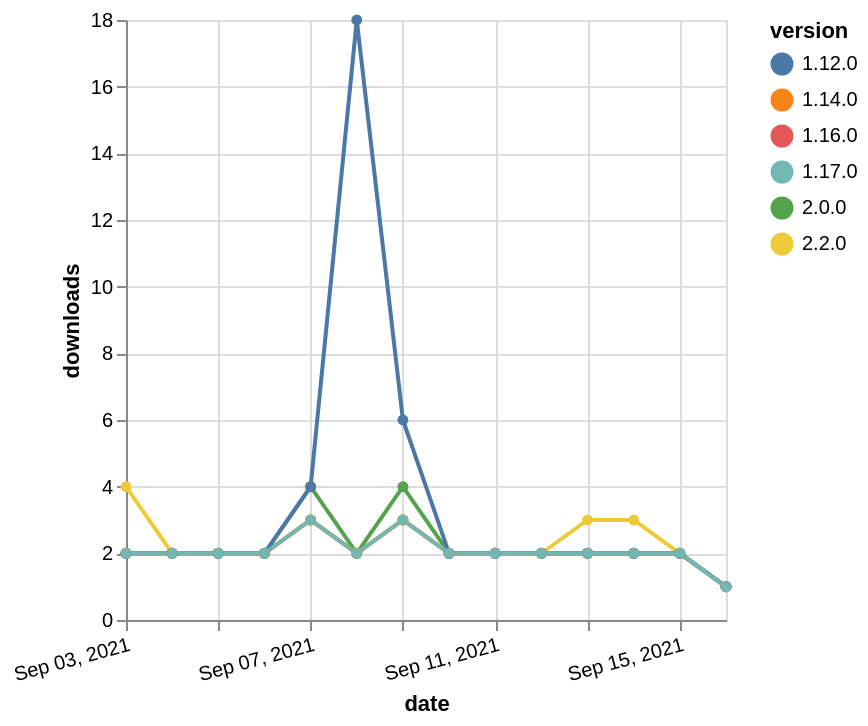

Specify this chart in Vega-Lite:
### Vega-Lite specification from a JSON file in a GitHub repository (floating-point values rounded to 4 significant figures)
{"$schema": "https://vega.github.io/schema/vega-lite/v5.json", "description": "A simple bar chart with embedded data.", "data": {"values": [{"date": "2021-09-03", "total": 1630, "delta": 2, "version": "1.16.0"}, {"date": "2021-09-04", "total": 1632, "delta": 2, "version": "1.16.0"}, {"date": "2021-09-05", "total": 1634, "delta": 2, "version": "1.16.0"}, {"date": "2021-09-06", "total": 1636, "delta": 2, "version": "1.16.0"}, {"date": "2021-09-07", "total": 1639, "delta": 3, "version": "1.16.0"}, {"date": "2021-09-08", "total": 1641, "delta": 2, "version": "1.16.0"}, {"date": "2021-09-09", "total": 1644, "delta": 3, "version": "1.16.0"}, {"date": "2021-09-10", "total": 1646, "delta": 2, "version": "1.16.0"}, {"date": "2021-09-11", "total": 1648, "delta": 2, "version": "1.16.0"}, {"date": "2021-09-12", "total": 1650, "delta": 2, "version": "1.16.0"}, {"date": "2021-09-13", "total": 1652, "delta": 2, "version": "1.16.0"}, {"date": "2021-09-14", "total": 1654, "delta": 2, "version": "1.16.0"}, {"date": "2021-09-15", "total": 1656, "delta": 2, "version": "1.16.0"}, {"date": "2021-09-16", "total": 1657, "delta": 1, "version": "1.16.0"}, {"date": "2021-09-03", "total": 690, "delta": 2, "version": "2.0.0"}, {"date": "2021-09-04", "total": 692, "delta": 2, "version": "2.0.0"}, {"date": "2021-09-05", "total": 694, "delta": 2, "version": "2.0.0"}, {"date": "2021-09-06", "total": 696, "delta": 2, "version": "2.0.0"}, {"date": "2021-09-07", "total": 700, "delta": 4, "version": "2.0.0"}, {"date": "2021-09-08", "total": 702, "delta": 2, "version": "2.0.0"}, {"date": "2021-09-09", "total": 706, "delta": 4, "version": "2.0.0"}, {"date": "2021-09-10", "total": 708, "delta": 2, "version": "2.0.0"}, {"date": "2021-09-11", "total": 710, "delta": 2, "version": "2.0.0"}, {"date": "2021-09-12", "total": 712, "delta": 2, "version": "2.0.0"}, {"date": "2021-09-13", "total": 714, "delta": 2, "version": "2.0.0"}, {"date": "2021-09-14", "total": 716, "delta": 2, "version": "2.0.0"}, {"date": "2021-09-15", "total": 718, "delta": 2, "version": "2.0.0"}, {"date": "2021-09-16", "total": 719, "delta": 1, "version": "2.0.0"}, {"date": "2021-09-03", "total": 215, "delta": 4, "version": "2.2.0"}, {"date": "2021-09-04", "total": 217, "delta": 2, "version": "2.2.0"}, {"date": "2021-09-05", "total": 219, "delta": 2, "version": "2.2.0"}, {"date": "2021-09-06", "total": 221, "delta": 2, "version": "2.2.0"}, {"date": "2021-09-07", "total": 224, "delta": 3, "version": "2.2.0"}, {"date": "2021-09-08", "total": 226, "delta": 2, "version": "2.2.0"}, {"date": "2021-09-09", "total": 229, "delta": 3, "version": "2.2.0"}, {"date": "2021-09-10", "total": 231, "delta": 2, "version": "2.2.0"}, {"date": "2021-09-11", "total": 233, "delta": 2, "version": "2.2.0"}, {"date": "2021-09-12", "total": 235, "delta": 2, "version": "2.2.0"}, {"date": "2021-09-13", "total": 238, "delta": 3, "version": "2.2.0"}, {"date": "2021-09-14", "total": 241, "delta": 3, "version": "2.2.0"}, {"date": "2021-09-15", "total": 243, "delta": 2, "version": "2.2.0"}, {"date": "2021-09-16", "total": 244, "delta": 1, "version": "2.2.0"}, {"date": "2021-09-03", "total": 2064, "delta": 2, "version": "1.14.0"}, {"date": "2021-09-04", "total": 2066, "delta": 2, "version": "1.14.0"}, {"date": "2021-09-05", "total": 2068, "delta": 2, "version": "1.14.0"}, {"date": "2021-09-06", "total": 2070, "delta": 2, "version": "1.14.0"}, {"date": "2021-09-07", "total": 2073, "delta": 3, "version": "1.14.0"}, {"date": "2021-09-08", "total": 2075, "delta": 2, "version": "1.14.0"}, {"date": "2021-09-09", "total": 2078, "delta": 3, "version": "1.14.0"}, {"date": "2021-09-10", "total": 2080, "delta": 2, "version": "1.14.0"}, {"date": "2021-09-11", "total": 2082, "delta": 2, "version": "1.14.0"}, {"date": "2021-09-12", "total": 2084, "delta": 2, "version": "1.14.0"}, {"date": "2021-09-13", "total": 2086, "delta": 2, "version": "1.14.0"}, {"date": "2021-09-14", "total": 2088, "delta": 2, "version": "1.14.0"}, {"date": "2021-09-15", "total": 2090, "delta": 2, "version": "1.14.0"}, {"date": "2021-09-16", "total": 2091, "delta": 1, "version": "1.14.0"}, {"date": "2021-09-03", "total": 2507, "delta": 2, "version": "1.12.0"}, {"date": "2021-09-04", "total": 2509, "delta": 2, "version": "1.12.0"}, {"date": "2021-09-05", "total": 2511, "delta": 2, "version": "1.12.0"}, {"date": "2021-09-06", "total": 2513, "delta": 2, "version": "1.12.0"}, {"date": "2021-09-07", "total": 2517, "delta": 4, "version": "1.12.0"}, {"date": "2021-09-08", "total": 2535, "delta": 18, "version": "1.12.0"}, {"date": "2021-09-09", "total": 2541, "delta": 6, "version": "1.12.0"}, {"date": "2021-09-10", "total": 2543, "delta": 2, "version": "1.12.0"}, {"date": "2021-09-11", "total": 2545, "delta": 2, "version": "1.12.0"}, {"date": "2021-09-12", "total": 2547, "delta": 2, "version": "1.12.0"}, {"date": "2021-09-13", "total": 2549, "delta": 2, "version": "1.12.0"}, {"date": "2021-09-14", "total": 2551, "delta": 2, "version": "1.12.0"}, {"date": "2021-09-15", "total": 2553, "delta": 2, "version": "1.12.0"}, {"date": "2021-09-16", "total": 2554, "delta": 1, "version": "1.12.0"}, {"date": "2021-09-03", "total": 1438, "delta": 2, "version": "1.17.0"}, {"date": "2021-09-04", "total": 1440, "delta": 2, "version": "1.17.0"}, {"date": "2021-09-05", "total": 1442, "delta": 2, "version": "1.17.0"}, {"date": "2021-09-06", "total": 1444, "delta": 2, "version": "1.17.0"}, {"date": "2021-09-07", "total": 1447, "delta": 3, "version": "1.17.0"}, {"date": "2021-09-08", "total": 1449, "delta": 2, "version": "1.17.0"}, {"date": "2021-09-09", "total": 1452, "delta": 3, "version": "1.17.0"}, {"date": "2021-09-10", "total": 1454, "delta": 2, "version": "1.17.0"}, {"date": "2021-09-11", "total": 1456, "delta": 2, "version": "1.17.0"}, {"date": "2021-09-12", "total": 1458, "delta": 2, "version": "1.17.0"}, {"date": "2021-09-13", "total": 1460, "delta": 2, "version": "1.17.0"}, {"date": "2021-09-14", "total": 1462, "delta": 2, "version": "1.17.0"}, {"date": "2021-09-15", "total": 1464, "delta": 2, "version": "1.17.0"}, {"date": "2021-09-16", "total": 1465, "delta": 1, "version": "1.17.0"}]}, "width": "container", "mark": {"type": "line", "point": {"filled": true}}, "encoding": {"x": {"field": "date", "type": "temporal", "timeUnit": "yearmonthdate", "title": "date", "axis": {"labelAngle": -15}}, "y": {"field": "delta", "type": "quantitative", "title": "downloads"}, "color": {"field": "version", "type": "nominal"}, "tooltip": {"field": "delta"}}}
